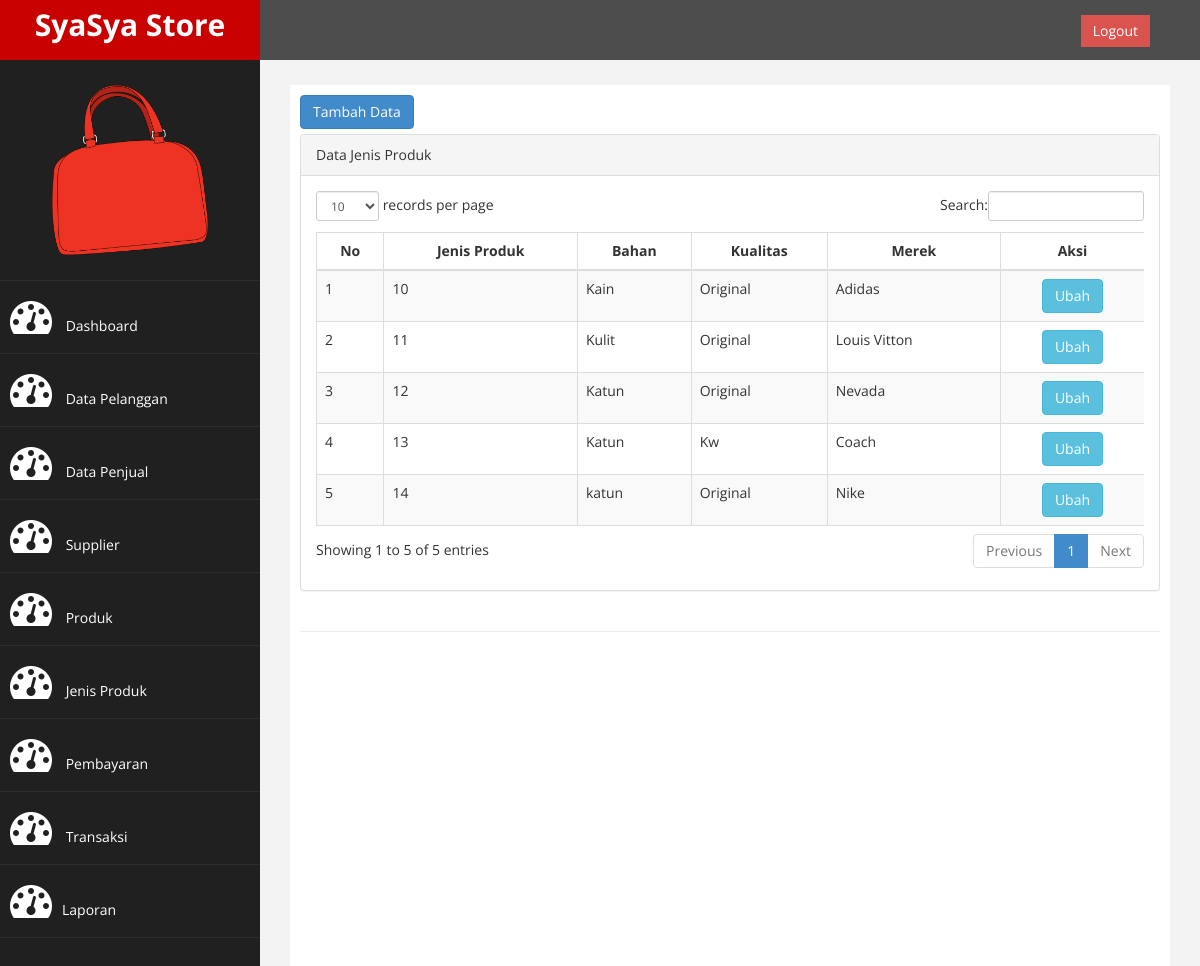
Page /?page=jenis_produk on the committed database.
### tables this page shows
CREATE TABLE `jenis_produk` (
  `id_jenis` varchar(20) NOT NULL,
  `bahan` varchar(100) NOT NULL,
  `kualitas` varchar(50) NOT NULL,
  `merek` varchar(50) NOT NULL
);

### page/jenis_produk/jenis_produk.php (the view)
<a href="?page=jenis_produk&aksi=tambah" class="btn btn-primary" style="margin-bottom: 5px;">Tambah Data</a>
 <div class="row">
                <div class="col-md-12">
                    <div class="panel panel-default">
                        <div class="panel-heading">
                             Data Jenis Produk
                        </div>
                        <div class="panel-body">
                            <div class="table-responsive">
                                <table class="table table-striped table-bordered table-hover" id="dataTables-example">
                                    <thead>
                                        <tr>
                                            <th>No</th>
                                            <th>Jenis Produk</th>
                                            <th>Bahan</th>
                                             <th>Kualitas</th>
                                            <th>Merek</th>
                                            <th class="text-center">Aksi</th>
                                        </tr>
                                    </thead>
                                    <tbody>
                                        <?php
                                            $no = 1;
                                            $sql =$koneksi->query("SELECT * FROM jenis_produk");
                                            while ($data = $sql-> fetch_assoc()) {
                                         ?>
                                        <tr>
                                            <td><?php echo $no++; ?></td>
                                            <td><?php echo $data['id_jenis']; ?></td>
                                            <td><?php echo $data['bahan']; ?></td>
                                            <td><?php echo $data['kualitas']; ?></td>
                                            <td><?php echo $data['merek']; ?></td>
                                            <td class="text-center">
                                                <a  href="?page=jenis_produk&aksi=ubah&id_jenis=<?php echo $data['id_jenis']; ?>" class="btn btn-info">Ubah</a>
                                            </td>
                                        </tr>
                                        <?php } ?>
                                    </tbody>
                                </table>
                            </div>
                        </div>
                    </div>
                </div>
            </div>

### assets/css/custom.css (style rules this page uses)
body { font-family: 'Open Sans', sans-serif; }
.text-center { text-align:center; }

### rows in the picture
jenis_produk: id_jenis "10", bahan "Kain", kualitas "Original", merek "Adidas"
jenis_produk: id_jenis "11", bahan "Kulit", kualitas "Original", merek "Louis Vitton"
jenis_produk: id_jenis "12", bahan "Katun", kualitas "Original", merek "Nevada"
jenis_produk: id_jenis "13", bahan "Katun", kualitas "Kw", merek "Coach"
jenis_produk: id_jenis "14", bahan "katun", kualitas "Original", merek "Nike"
